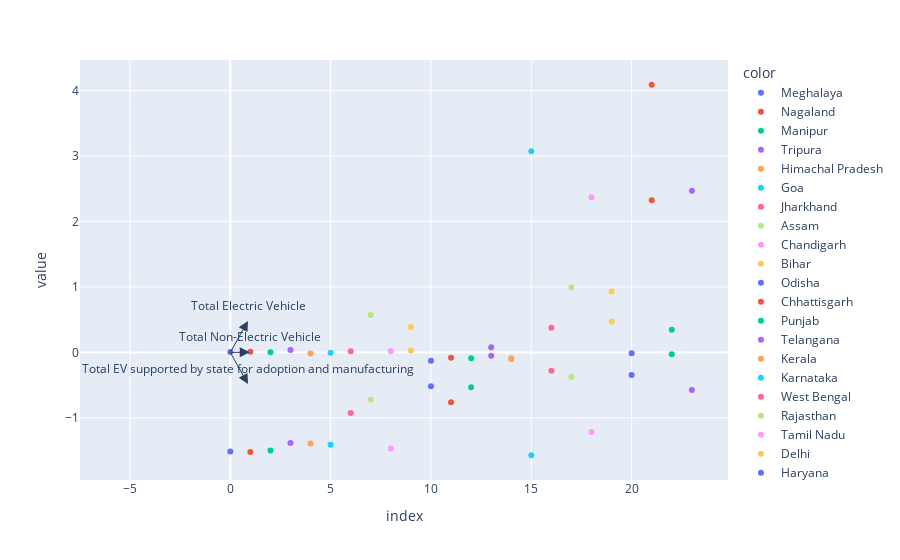
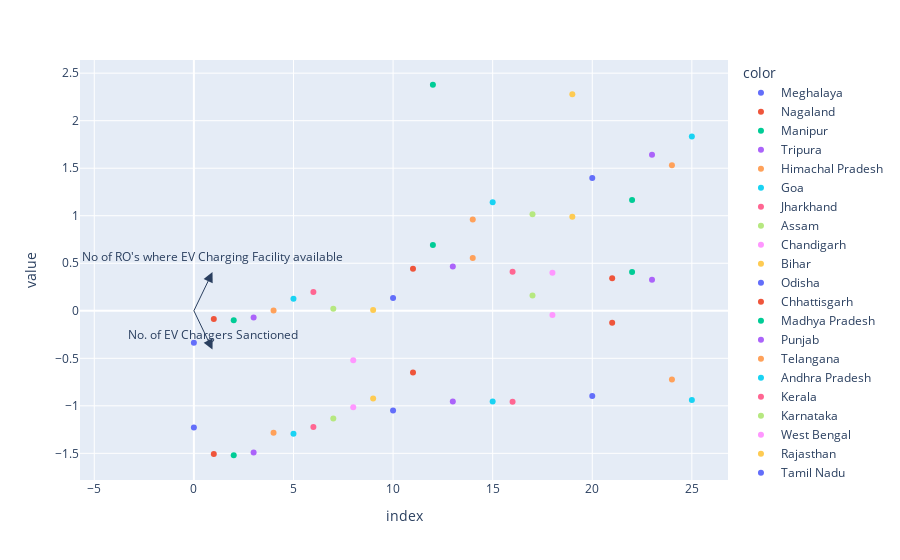
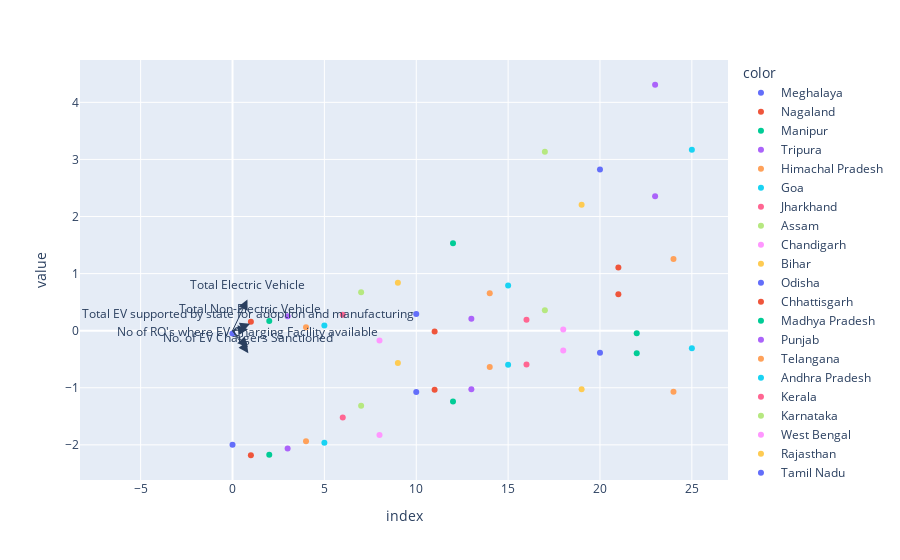

The cell these charts' notebook holds for them, in order:
### Code cell
do_pca_and_plot(df_ev_sale_subset)
do_pca_and_plot(df_charging_subset)
do_pca_and_plot(df_state_wise_subset)

print("done")

### Figure 1 — Plotly figure (JSON) as saved in the notebook; plotly's stock layout.template omitted (floating-point values rounded to 4 significant figures)
{"data": [{"hovertemplate": "color=Meghalaya<br>index=%{x}<br>value=%{y}<extra></extra>", "legendgroup": "Meghalaya", "marker": {"color": "#636efa", "symbol": "circle"}, "mode": "markers", "name": "Meghalaya", "orientation": "v", "showlegend": true, "type": "scatter", "x": [0, 0], "xaxis": "x", "y": [-1.515, 0.008143], "yaxis": "y"}, {"hovertemplate": "color=Nagaland<br>index=%{x}<br>value=%{y}<extra></extra>", "legendgroup": "Nagaland", "marker": {"color": "#EF553B", "symbol": "circle"}, "mode": "markers", "name": "Nagaland", "orientation": "v", "showlegend": true, "type": "scatter", "x": [1, 1], "xaxis": "x", "y": [-1.522, 0.009018], "yaxis": "y"}, {"hovertemplate": "color=Manipur<br>index=%{x}<br>value=%{y}<extra></extra>", "legendgroup": "Manipur", "marker": {"color": "#00cc96", "symbol": "circle"}, "mode": "markers", "name": "Manipur", "orientation": "v", "showlegend": true, "type": "scatter", "x": [2, 2], "xaxis": "x", "y": [-1.5, 0.002663], "yaxis": "y"}, {"hovertemplate": "color=Tripura<br>index=%{x}<br>value=%{y}<extra></extra>", "legendgroup": "Tripura", "marker": {"color": "#ab63fa", "symbol": "circle"}, "mode": "markers", "name": "Tripura", "orientation": "v", "showlegend": true, "type": "scatter", "x": [3, 3], "xaxis": "x", "y": [-1.385, 0.03683], "yaxis": "y"}, {"hovertemplate": "color=Himachal Pradesh<br>index=%{x}<br>value=%{y}<extra></extra>", "legendgroup": "Himachal Pradesh", "marker": {"color": "#FFA15A", "symbol": "circle"}, "mode": "markers", "name": "Himachal Pradesh", "orientation": "v", "showlegend": true, "type": "scatter", "x": [4, 4], "xaxis": "x", "y": [-1.393, -0.01638], "yaxis": "y"}, {"hovertemplate": "color=Goa<br>index=%{x}<br>value=%{y}<extra></extra>", "legendgroup": "Goa", "marker": {"color": "#19d3f3", "symbol": "circle"}, "mode": "markers", "name": "Goa", "orientation": "v", "showlegend": true, "type": "scatter", "x": [5, 5], "xaxis": "x", "y": [-1.412, -0.004289], "yaxis": "y"}, {"hovertemplate": "color=Jharkhand<br>index=%{x}<br>value=%{y}<extra></extra>", "legendgroup": "Jharkhand", "marker": {"color": "#FF6692", "symbol": "circle"}, "mode": "markers", "name": "Jharkhand", "orientation": "v", "showlegend": true, "type": "scatter", "x": [6, 6], "xaxis": "x", "y": [-0.9249, 0.0194], "yaxis": "y"}, {"hovertemplate": "color=Assam<br>index=%{x}<br>value=%{y}<extra></extra>", "legendgroup": "Assam", "marker": {"color": "#B6E880", "symbol": "circle"}, "mode": "markers", "name": "Assam", "orientation": "v", "showlegend": true, "type": "scatter", "x": [7, 7], "xaxis": "x", "y": [-0.7249, 0.5717], "yaxis": "y"}, {"hovertemplate": "color=Chandigarh<br>index=%{x}<br>value=%{y}<extra></extra>", "legendgroup": "Chandigarh", "marker": {"color": "#FF97FF", "symbol": "circle"}, "mode": "markers", "name": "Chandigarh", "orientation": "v", "showlegend": true, "type": "scatter", "x": [8, 8], "xaxis": "x", "y": [-1.468, 0.02324], "yaxis": "y"}, {"hovertemplate": "color=Bihar<br>index=%{x}<br>value=%{y}<extra></extra>", "legendgroup": "Bihar", "marker": {"color": "#FECB52", "symbol": "circle"}, "mode": "markers", "name": "Bihar", "orientation": "v", "showlegend": true, "type": "scatter", "x": [9, 9], "xaxis": "x", "y": [0.02875, 0.3891], "yaxis": "y"}, {"hovertemplate": "color=Odisha<br>index=%{x}<br>value=%{y}<extra></extra>", "legendgroup": "Odisha", "marker": {"color": "#636efa", "symbol": "circle"}, "mode": "markers", "name": "Odisha", "orientation": "v", "showlegend": true, "type": "scatter", "x": [10, 10], "xaxis": "x", "y": [-0.5175, -0.1284], "yaxis": "y"}, {"hovertemplate": "color=Chhattisgarh<br>index=%{x}<br>value=%{y}<extra></extra>", "legendgroup": "Chhattisgarh", "marker": {"color": "#EF553B", "symbol": "circle"}, "mode": "markers", "name": "Chhattisgarh", "orientation": "v", "showlegend": true, "type": "scatter", "x": [11, 11], "xaxis": "x", "y": [-0.7629, -0.08014], "yaxis": "y"}, {"hovertemplate": "color=Punjab<br>index=%{x}<br>value=%{y}<extra></extra>", "legendgroup": "Punjab", "marker": {"color": "#00cc96", "symbol": "circle"}, "mode": "markers", "name": "Punjab", "orientation": "v", "showlegend": true, "type": "scatter", "x": [12, 12], "xaxis": "x", "y": [-0.5317, -0.08923], "yaxis": "y"}, {"hovertemplate": "color=Telangana<br>index=%{x}<br>value=%{y}<extra></extra>", "legendgroup": "Telangana", "marker": {"color": "#ab63fa", "symbol": "circle"}, "mode": "markers", "name": "Telangana", "orientation": "v", "showlegend": true, "type": "scatter", "x": [13, 13], "xaxis": "x", "y": [0.07954, -0.05108], "yaxis": "y"}, {"hovertemplate": "color=Kerala<br>index=%{x}<br>value=%{y}<extra></extra>", "legendgroup": "Kerala", "marker": {"color": "#FFA15A", "symbol": "circle"}, "mode": "markers", "name": "Kerala", "orientation": "v", "showlegend": true, "type": "scatter", "x": [14, 14], "xaxis": "x", "y": [-0.1002, -0.08733], "yaxis": "y"}, {"hovertemplate": "color=Karnataka<br>index=%{x}<br>value=%{y}<extra></extra>", "legendgroup": "Karnataka", "marker": {"color": "#19d3f3", "symbol": "circle"}, "mode": "markers", "name": "Karnataka", "orientation": "v", "showlegend": true, "type": "scatter", "x": [15, 15], "xaxis": "x", "y": [3.075, -1.571], "yaxis": "y"}, {"hovertemplate": "color=West Bengal<br>index=%{x}<br>value=%{y}<extra></extra>", "legendgroup": "West Bengal", "marker": {"color": "#FF6692", "symbol": "circle"}, "mode": "markers", "name": "West Bengal", "orientation": "v", "showlegend": true, "type": "scatter", "x": [16, 16], "xaxis": "x", "y": [-0.2812, 0.3761], "yaxis": "y"}, {"hovertemplate": "color=Rajasthan<br>index=%{x}<br>value=%{y}<extra></extra>", "legendgroup": "Rajasthan", "marker": {"color": "#B6E880", "symbol": "circle"}, "mode": "markers", "name": "Rajasthan", "orientation": "v", "showlegend": true, "type": "scatter", "x": [17, 17], "xaxis": "x", "y": [0.992, -0.376], "yaxis": "y"}, {"hovertemplate": "color=Tamil Nadu<br>index=%{x}<br>value=%{y}<extra></extra>", "legendgroup": "Tamil Nadu", "marker": {"color": "#FF97FF", "symbol": "circle"}, "mode": "markers", "name": "Tamil Nadu", "orientation": "v", "showlegend": true, "type": "scatter", "x": [18, 18], "xaxis": "x", "y": [2.372, -1.215], "yaxis": "y"}, {"hovertemplate": "color=Delhi<br>index=%{x}<br>value=%{y}<extra></extra>", "legendgroup": "Delhi", "marker": {"color": "#FECB52", "symbol": "circle"}, "mode": "markers", "name": "Delhi", "orientation": "v", "showlegend": true, "type": "scatter", "x": [19, 19], "xaxis": "x", "y": [0.9315, 0.4729], "yaxis": "y"}, {"hovertemplate": "color=Haryana<br>index=%{x}<br>value=%{y}<extra></extra>", "legendgroup": "Haryana", "marker": {"color": "#636efa", "symbol": "circle"}, "mode": "markers", "name": "Haryana", "orientation": "v", "showlegend": true, "type": "scatter", "x": [20, 20], "xaxis": "x", "y": [-0.3456, -0.01279], "yaxis": "y"}, {"hovertemplate": "color=Uttar Pradesh<br>index=%{x}<br>value=%{y}<extra></extra>", "legendgroup": "Uttar Pradesh", "marker": {"color": "#EF553B", "symbol": "circle"}, "mode": "markers", "name": "Uttar Pradesh", "orientation": "v", "showlegend": true, "type": "scatter", "x": [21, 21], "xaxis": "x", "y": [4.089, 2.324], "yaxis": "y"}, {"hovertemplate": "color=Gujarat<br>index=%{x}<br>value=%{y}<extra></extra>", "legendgroup": "Gujarat", "marker": {"color": "#00cc96", "symbol": "circle"}, "mode": "markers", "name": "Gujarat", "orientation": "v", "showlegend": true, "type": "scatter", "x": [22, 22], "xaxis": "x", "y": [0.3482, -0.02626], "yaxis": "y"}, {"hovertemplate": "color=Maharashtra<br>index=%{x}<br>value=%{y}<extra></extra>", "legendgroup": "Maharashtra", "marker": {"color": "#ab63fa", "symbol": "circle"}, "mode": "markers", "name": "Maharashtra", "orientation": "v", "showlegend": true, "type": "scatter", "x": [23, 23], "xaxis": "x", "y": [2.469, -0.5748], "yaxis": "y"}], "layout": {"annotations": [{"arrowhead": 2, "arrowsize": 2, "ax": 0, "axref": "x", "ay": 0, "ayref": "y", "showarrow": true, "x": 0.8835, "xanchor": "right", "y": 0.4808, "yanchor": "top"}, {"ax": 0, "ay": 0, "text": "Total Electric Vehicle", "x": 0.8835, "xanchor": "center", "y": 0.4808, "yanchor": "bottom", "yshift": 5}, {"arrowhead": 2, "arrowsize": 2, "ax": 0, "axref": "x", "ay": 0, "ayref": "y", "showarrow": true, "x": 0.9694, "xanchor": "right", "y": 0.002272, "yanchor": "top"}, {"ax": 0, "ay": 0, "text": "Total Non-Electric Vehicle", "x": 0.9694, "xanchor": "center", "y": 0.002272, "yanchor": "bottom", "yshift": 5}, {"arrowhead": 2, "arrowsize": 2, "ax": 0, "axref": "x", "ay": 0, "ayref": "y", "showarrow": true, "x": 0.8823, "xanchor": "right", "y": -0.4839, "yanchor": "top"}, {"ax": 0, "ay": 0, "text": "Total EV supported by state for adoption and manufacturing", "x": 0.8823, "xanchor": "center", "y": -0.4839, "yanchor": "bottom", "yshift": 5}], "legend": {"title": {"text": "color"}, "tracegroupgap": 0}, "margin": {"t": 60}, "xaxis": {"anchor": "y", "domain": [0, 1], "title": {"text": "index"}}, "yaxis": {"anchor": "x", "domain": [0, 1], "title": {"text": "value"}}}}

### Figure 2 — Plotly figure (JSON) as saved in the notebook; plotly's stock layout.template omitted (floating-point values rounded to 4 significant figures)
{"data": [{"hovertemplate": "color=Meghalaya<br>index=%{x}<br>value=%{y}<extra></extra>", "legendgroup": "Meghalaya", "marker": {"color": "#636efa", "symbol": "circle"}, "mode": "markers", "name": "Meghalaya", "orientation": "v", "showlegend": true, "type": "scatter", "x": [0, 0], "xaxis": "x", "y": [-1.227, -0.3362], "yaxis": "y"}, {"hovertemplate": "color=Nagaland<br>index=%{x}<br>value=%{y}<extra></extra>", "legendgroup": "Nagaland", "marker": {"color": "#EF553B", "symbol": "circle"}, "mode": "markers", "name": "Nagaland", "orientation": "v", "showlegend": true, "type": "scatter", "x": [1, 1], "xaxis": "x", "y": [-1.506, -0.08598], "yaxis": "y"}, {"hovertemplate": "color=Manipur<br>index=%{x}<br>value=%{y}<extra></extra>", "legendgroup": "Manipur", "marker": {"color": "#00cc96", "symbol": "circle"}, "mode": "markers", "name": "Manipur", "orientation": "v", "showlegend": true, "type": "scatter", "x": [2, 2], "xaxis": "x", "y": [-1.52, -0.1001], "yaxis": "y"}, {"hovertemplate": "color=Tripura<br>index=%{x}<br>value=%{y}<extra></extra>", "legendgroup": "Tripura", "marker": {"color": "#ab63fa", "symbol": "circle"}, "mode": "markers", "name": "Tripura", "orientation": "v", "showlegend": true, "type": "scatter", "x": [3, 3], "xaxis": "x", "y": [-1.492, -0.07186], "yaxis": "y"}, {"hovertemplate": "color=Himachal Pradesh<br>index=%{x}<br>value=%{y}<extra></extra>", "legendgroup": "Himachal Pradesh", "marker": {"color": "#FFA15A", "symbol": "circle"}, "mode": "markers", "name": "Himachal Pradesh", "orientation": "v", "showlegend": true, "type": "scatter", "x": [4, 4], "xaxis": "x", "y": [-1.285, 0.003318], "yaxis": "y"}, {"hovertemplate": "color=Goa<br>index=%{x}<br>value=%{y}<extra></extra>", "legendgroup": "Goa", "marker": {"color": "#19d3f3", "symbol": "circle"}, "mode": "markers", "name": "Goa", "orientation": "v", "showlegend": true, "type": "scatter", "x": [5, 5], "xaxis": "x", "y": [-1.294, 0.1259], "yaxis": "y"}, {"hovertemplate": "color=Jharkhand<br>index=%{x}<br>value=%{y}<extra></extra>", "legendgroup": "Jharkhand", "marker": {"color": "#FF6692", "symbol": "circle"}, "mode": "markers", "name": "Jharkhand", "orientation": "v", "showlegend": true, "type": "scatter", "x": [6, 6], "xaxis": "x", "y": [-1.223, 0.1966], "yaxis": "y"}, {"hovertemplate": "color=Assam<br>index=%{x}<br>value=%{y}<extra></extra>", "legendgroup": "Assam", "marker": {"color": "#B6E880", "symbol": "circle"}, "mode": "markers", "name": "Assam", "orientation": "v", "showlegend": true, "type": "scatter", "x": [7, 7], "xaxis": "x", "y": [-1.134, 0.02198], "yaxis": "y"}, {"hovertemplate": "color=Chandigarh<br>index=%{x}<br>value=%{y}<extra></extra>", "legendgroup": "Chandigarh", "marker": {"color": "#FF97FF", "symbol": "circle"}, "mode": "markers", "name": "Chandigarh", "orientation": "v", "showlegend": true, "type": "scatter", "x": [8, 8], "xaxis": "x", "y": [-1.015, -0.5204], "yaxis": "y"}, {"hovertemplate": "color=Bihar<br>index=%{x}<br>value=%{y}<extra></extra>", "legendgroup": "Bihar", "marker": {"color": "#FECB52", "symbol": "circle"}, "mode": "markers", "name": "Bihar", "orientation": "v", "showlegend": true, "type": "scatter", "x": [9, 9], "xaxis": "x", "y": [-0.9224, 0.008511], "yaxis": "y"}, {"hovertemplate": "color=Odisha<br>index=%{x}<br>value=%{y}<extra></extra>", "legendgroup": "Odisha", "marker": {"color": "#636efa", "symbol": "circle"}, "mode": "markers", "name": "Odisha", "orientation": "v", "showlegend": true, "type": "scatter", "x": [10, 10], "xaxis": "x", "y": [-1.048, 0.1341], "yaxis": "y"}, {"hovertemplate": "color=Chhattisgarh<br>index=%{x}<br>value=%{y}<extra></extra>", "legendgroup": "Chhattisgarh", "marker": {"color": "#EF553B", "symbol": "circle"}, "mode": "markers", "name": "Chhattisgarh", "orientation": "v", "showlegend": true, "type": "scatter", "x": [11, 11], "xaxis": "x", "y": [-0.6485, 0.441], "yaxis": "y"}, {"hovertemplate": "color=Madhya Pradesh<br>index=%{x}<br>value=%{y}<extra></extra>", "legendgroup": "Madhya Pradesh", "marker": {"color": "#00cc96", "symbol": "circle"}, "mode": "markers", "name": "Madhya Pradesh", "orientation": "v", "showlegend": true, "type": "scatter", "x": [12, 12], "xaxis": "x", "y": [2.378, 0.6917], "yaxis": "y"}, {"hovertemplate": "color=Punjab<br>index=%{x}<br>value=%{y}<extra></extra>", "legendgroup": "Punjab", "marker": {"color": "#ab63fa", "symbol": "circle"}, "mode": "markers", "name": "Punjab", "orientation": "v", "showlegend": true, "type": "scatter", "x": [13, 13], "xaxis": "x", "y": [-0.955, 0.465], "yaxis": "y"}, {"hovertemplate": "color=Telangana<br>index=%{x}<br>value=%{y}<extra></extra>", "legendgroup": "Telangana", "marker": {"color": "#FFA15A", "symbol": "circle"}, "mode": "markers", "name": "Telangana", "orientation": "v", "showlegend": true, "type": "scatter", "x": [14, 14], "xaxis": "x", "y": [0.96, 0.5559], "yaxis": "y"}, {"hovertemplate": "color=Andhra Pradesh<br>index=%{x}<br>value=%{y}<extra></extra>", "legendgroup": "Andhra Pradesh", "marker": {"color": "#19d3f3", "symbol": "circle"}, "mode": "markers", "name": "Andhra Pradesh", "orientation": "v", "showlegend": true, "type": "scatter", "x": [15, 15], "xaxis": "x", "y": [1.142, -0.9541], "yaxis": "y"}, {"hovertemplate": "color=Kerala<br>index=%{x}<br>value=%{y}<extra></extra>", "legendgroup": "Kerala", "marker": {"color": "#FF6692", "symbol": "circle"}, "mode": "markers", "name": "Kerala", "orientation": "v", "showlegend": true, "type": "scatter", "x": [16, 16], "xaxis": "x", "y": [0.4113, -0.9579], "yaxis": "y"}, {"hovertemplate": "color=Karnataka<br>index=%{x}<br>value=%{y}<extra></extra>", "legendgroup": "Karnataka", "marker": {"color": "#B6E880", "symbol": "circle"}, "mode": "markers", "name": "Karnataka", "orientation": "v", "showlegend": true, "type": "scatter", "x": [17, 17], "xaxis": "x", "y": [1.015, 0.1616], "yaxis": "y"}, {"hovertemplate": "color=West Bengal<br>index=%{x}<br>value=%{y}<extra></extra>", "legendgroup": "West Bengal", "marker": {"color": "#FF97FF", "symbol": "circle"}, "mode": "markers", "name": "West Bengal", "orientation": "v", "showlegend": true, "type": "scatter", "x": [18, 18], "xaxis": "x", "y": [0.4007, -0.04317], "yaxis": "y"}, {"hovertemplate": "color=Rajasthan<br>index=%{x}<br>value=%{y}<extra></extra>", "legendgroup": "Rajasthan", "marker": {"color": "#FECB52", "symbol": "circle"}, "mode": "markers", "name": "Rajasthan", "orientation": "v", "showlegend": true, "type": "scatter", "x": [19, 19], "xaxis": "x", "y": [2.279, 0.9889], "yaxis": "y"}, {"hovertemplate": "color=Tamil Nadu<br>index=%{x}<br>value=%{y}<extra></extra>", "legendgroup": "Tamil Nadu", "marker": {"color": "#636efa", "symbol": "circle"}, "mode": "markers", "name": "Tamil Nadu", "orientation": "v", "showlegend": true, "type": "scatter", "x": [20, 20], "xaxis": "x", "y": [1.397, -0.8979], "yaxis": "y"}, {"hovertemplate": "color=Delhi<br>index=%{x}<br>value=%{y}<extra></extra>", "legendgroup": "Delhi", "marker": {"color": "#EF553B", "symbol": "circle"}, "mode": "markers", "name": "Delhi", "orientation": "v", "showlegend": true, "type": "scatter", "x": [21, 21], "xaxis": "x", "y": [-0.126, 0.3422], "yaxis": "y"}, {"hovertemplate": "color=Haryana<br>index=%{x}<br>value=%{y}<extra></extra>", "legendgroup": "Haryana", "marker": {"color": "#00cc96", "symbol": "circle"}, "mode": "markers", "name": "Haryana", "orientation": "v", "showlegend": true, "type": "scatter", "x": [22, 22], "xaxis": "x", "y": [0.4067, 1.166], "yaxis": "y"}, {"hovertemplate": "color=Uttar Pradesh<br>index=%{x}<br>value=%{y}<extra></extra>", "legendgroup": "Uttar Pradesh", "marker": {"color": "#ab63fa", "symbol": "circle"}, "mode": "markers", "name": "Uttar Pradesh", "orientation": "v", "showlegend": true, "type": "scatter", "x": [23, 23], "xaxis": "x", "y": [1.642, 0.3258], "yaxis": "y"}, {"hovertemplate": "color=Gujarat<br>index=%{x}<br>value=%{y}<extra></extra>", "legendgroup": "Gujarat", "marker": {"color": "#FFA15A", "symbol": "circle"}, "mode": "markers", "name": "Gujarat", "orientation": "v", "showlegend": true, "type": "scatter", "x": [24, 24], "xaxis": "x", "y": [1.532, -0.7226], "yaxis": "y"}, {"hovertemplate": "color=Maharashtra<br>index=%{x}<br>value=%{y}<extra></extra>", "legendgroup": "Maharashtra", "marker": {"color": "#19d3f3", "symbol": "circle"}, "mode": "markers", "name": "Maharashtra", "orientation": "v", "showlegend": true, "type": "scatter", "x": [25, 25], "xaxis": "x", "y": [1.832, -0.938], "yaxis": "y"}], "layout": {"annotations": [{"arrowhead": 2, "arrowsize": 2, "ax": 0, "axref": "x", "ay": 0, "ayref": "y", "showarrow": true, "x": 0.9349, "xanchor": "right", "y": -0.4075, "yanchor": "top"}, {"ax": 0, "ay": 0, "text": "No. of EV Chargers Sanctioned", "x": 0.9349, "xanchor": "center", "y": -0.4075, "yanchor": "bottom", "yshift": 5}, {"arrowhead": 2, "arrowsize": 2, "ax": 0, "axref": "x", "ay": 0, "ayref": "y", "showarrow": true, "x": 0.9349, "xanchor": "right", "y": 0.4075, "yanchor": "top"}, {"ax": 0, "ay": 0, "text": "No of RO's where EV Charging Facility available", "x": 0.9349, "xanchor": "center", "y": 0.4075, "yanchor": "bottom", "yshift": 5}], "legend": {"title": {"text": "color"}, "tracegroupgap": 0}, "margin": {"t": 60}, "xaxis": {"anchor": "y", "domain": [0, 1], "title": {"text": "index"}}, "yaxis": {"anchor": "x", "domain": [0, 1], "title": {"text": "value"}}}}

### Figure 3 — Plotly figure (JSON) as saved in the notebook; plotly's stock layout.template omitted (floating-point values rounded to 4 significant figures)
{"data": [{"hovertemplate": "color=Meghalaya<br>index=%{x}<br>value=%{y}<extra></extra>", "legendgroup": "Meghalaya", "marker": {"color": "#636efa", "symbol": "circle"}, "mode": "markers", "name": "Meghalaya", "orientation": "v", "showlegend": true, "type": "scatter", "x": [0, 0], "xaxis": "x", "y": [-2.0, -0.04915], "yaxis": "y"}, {"hovertemplate": "color=Nagaland<br>index=%{x}<br>value=%{y}<extra></extra>", "legendgroup": "Nagaland", "marker": {"color": "#EF553B", "symbol": "circle"}, "mode": "markers", "name": "Nagaland", "orientation": "v", "showlegend": true, "type": "scatter", "x": [1, 1], "xaxis": "x", "y": [-2.182, 0.1549], "yaxis": "y"}, {"hovertemplate": "color=Manipur<br>index=%{x}<br>value=%{y}<extra></extra>", "legendgroup": "Manipur", "marker": {"color": "#00cc96", "symbol": "circle"}, "mode": "markers", "name": "Manipur", "orientation": "v", "showlegend": true, "type": "scatter", "x": [2, 2], "xaxis": "x", "y": [-2.173, 0.1714], "yaxis": "y"}, {"hovertemplate": "color=Tripura<br>index=%{x}<br>value=%{y}<extra></extra>", "legendgroup": "Tripura", "marker": {"color": "#ab63fa", "symbol": "circle"}, "mode": "markers", "name": "Tripura", "orientation": "v", "showlegend": true, "type": "scatter", "x": [3, 3], "xaxis": "x", "y": [-2.064, 0.2516], "yaxis": "y"}, {"hovertemplate": "color=Himachal Pradesh<br>index=%{x}<br>value=%{y}<extra></extra>", "legendgroup": "Himachal Pradesh", "marker": {"color": "#FFA15A", "symbol": "circle"}, "mode": "markers", "name": "Himachal Pradesh", "orientation": "v", "showlegend": true, "type": "scatter", "x": [4, 4], "xaxis": "x", "y": [-1.938, 0.0587], "yaxis": "y"}, {"hovertemplate": "color=Goa<br>index=%{x}<br>value=%{y}<extra></extra>", "legendgroup": "Goa", "marker": {"color": "#19d3f3", "symbol": "circle"}, "mode": "markers", "name": "Goa", "orientation": "v", "showlegend": true, "type": "scatter", "x": [5, 5], "xaxis": "x", "y": [-1.963, 0.09191], "yaxis": "y"}, {"hovertemplate": "color=Jharkhand<br>index=%{x}<br>value=%{y}<extra></extra>", "legendgroup": "Jharkhand", "marker": {"color": "#FF6692", "symbol": "circle"}, "mode": "markers", "name": "Jharkhand", "orientation": "v", "showlegend": true, "type": "scatter", "x": [6, 6], "xaxis": "x", "y": [-1.519, 0.279], "yaxis": "y"}, {"hovertemplate": "color=Assam<br>index=%{x}<br>value=%{y}<extra></extra>", "legendgroup": "Assam", "marker": {"color": "#B6E880", "symbol": "circle"}, "mode": "markers", "name": "Assam", "orientation": "v", "showlegend": true, "type": "scatter", "x": [7, 7], "xaxis": "x", "y": [-1.313, 0.6733], "yaxis": "y"}, {"hovertemplate": "color=Chandigarh<br>index=%{x}<br>value=%{y}<extra></extra>", "legendgroup": "Chandigarh", "marker": {"color": "#FF97FF", "symbol": "circle"}, "mode": "markers", "name": "Chandigarh", "orientation": "v", "showlegend": true, "type": "scatter", "x": [8, 8], "xaxis": "x", "y": [-1.828, -0.1715], "yaxis": "y"}, {"hovertemplate": "color=Bihar<br>index=%{x}<br>value=%{y}<extra></extra>", "legendgroup": "Bihar", "marker": {"color": "#FECB52", "symbol": "circle"}, "mode": "markers", "name": "Bihar", "orientation": "v", "showlegend": true, "type": "scatter", "x": [9, 9], "xaxis": "x", "y": [-0.5646, 0.8377], "yaxis": "y"}, {"hovertemplate": "color=Odisha<br>index=%{x}<br>value=%{y}<extra></extra>", "legendgroup": "Odisha", "marker": {"color": "#636efa", "symbol": "circle"}, "mode": "markers", "name": "Odisha", "orientation": "v", "showlegend": true, "type": "scatter", "x": [10, 10], "xaxis": "x", "y": [-1.074, 0.2909], "yaxis": "y"}, {"hovertemplate": "color=Chhattisgarh<br>index=%{x}<br>value=%{y}<extra></extra>", "legendgroup": "Chhattisgarh", "marker": {"color": "#EF553B", "symbol": "circle"}, "mode": "markers", "name": "Chhattisgarh", "orientation": "v", "showlegend": true, "type": "scatter", "x": [11, 11], "xaxis": "x", "y": [-1.033, -0.01507], "yaxis": "y"}, {"hovertemplate": "color=Madhya Pradesh<br>index=%{x}<br>value=%{y}<extra></extra>", "legendgroup": "Madhya Pradesh", "marker": {"color": "#00cc96", "symbol": "circle"}, "mode": "markers", "name": "Madhya Pradesh", "orientation": "v", "showlegend": true, "type": "scatter", "x": [12, 12], "xaxis": "x", "y": [1.533, -1.239], "yaxis": "y"}, {"hovertemplate": "color=Punjab<br>index=%{x}<br>value=%{y}<extra></extra>", "legendgroup": "Punjab", "marker": {"color": "#ab63fa", "symbol": "circle"}, "mode": "markers", "name": "Punjab", "orientation": "v", "showlegend": true, "type": "scatter", "x": [13, 13], "xaxis": "x", "y": [-1.026, 0.2083], "yaxis": "y"}, {"hovertemplate": "color=Telangana<br>index=%{x}<br>value=%{y}<extra></extra>", "legendgroup": "Telangana", "marker": {"color": "#FFA15A", "symbol": "circle"}, "mode": "markers", "name": "Telangana", "orientation": "v", "showlegend": true, "type": "scatter", "x": [14, 14], "xaxis": "x", "y": [0.6558, -0.6377], "yaxis": "y"}, {"hovertemplate": "color=Andhra Pradesh<br>index=%{x}<br>value=%{y}<extra></extra>", "legendgroup": "Andhra Pradesh", "marker": {"color": "#19d3f3", "symbol": "circle"}, "mode": "markers", "name": "Andhra Pradesh", "orientation": "v", "showlegend": true, "type": "scatter", "x": [15, 15], "xaxis": "x", "y": [0.7899, -0.5963], "yaxis": "y"}, {"hovertemplate": "color=Kerala<br>index=%{x}<br>value=%{y}<extra></extra>", "legendgroup": "Kerala", "marker": {"color": "#FF6692", "symbol": "circle"}, "mode": "markers", "name": "Kerala", "orientation": "v", "showlegend": true, "type": "scatter", "x": [16, 16], "xaxis": "x", "y": [0.1925, -0.5939], "yaxis": "y"}, {"hovertemplate": "color=Karnataka<br>index=%{x}<br>value=%{y}<extra></extra>", "legendgroup": "Karnataka", "marker": {"color": "#B6E880", "symbol": "circle"}, "mode": "markers", "name": "Karnataka", "orientation": "v", "showlegend": true, "type": "scatter", "x": [17, 17], "xaxis": "x", "y": [3.133, 0.3574], "yaxis": "y"}, {"hovertemplate": "color=West Bengal<br>index=%{x}<br>value=%{y}<extra></extra>", "legendgroup": "West Bengal", "marker": {"color": "#FF97FF", "symbol": "circle"}, "mode": "markers", "name": "West Bengal", "orientation": "v", "showlegend": true, "type": "scatter", "x": [18, 18], "xaxis": "x", "y": [0.01996, -0.3486], "yaxis": "y"}, {"hovertemplate": "color=Rajasthan<br>index=%{x}<br>value=%{y}<extra></extra>", "legendgroup": "Rajasthan", "marker": {"color": "#FECB52", "symbol": "circle"}, "mode": "markers", "name": "Rajasthan", "orientation": "v", "showlegend": true, "type": "scatter", "x": [19, 19], "xaxis": "x", "y": [2.207, -1.024], "yaxis": "y"}, {"hovertemplate": "color=Tamil Nadu<br>index=%{x}<br>value=%{y}<extra></extra>", "legendgroup": "Tamil Nadu", "marker": {"color": "#636efa", "symbol": "circle"}, "mode": "markers", "name": "Tamil Nadu", "orientation": "v", "showlegend": true, "type": "scatter", "x": [20, 20], "xaxis": "x", "y": [2.825, -0.3885], "yaxis": "y"}, {"hovertemplate": "color=Delhi<br>index=%{x}<br>value=%{y}<extra></extra>", "legendgroup": "Delhi", "marker": {"color": "#EF553B", "symbol": "circle"}, "mode": "markers", "name": "Delhi", "orientation": "v", "showlegend": true, "type": "scatter", "x": [21, 21], "xaxis": "x", "y": [0.6381, 1.107], "yaxis": "y"}, {"hovertemplate": "color=Haryana<br>index=%{x}<br>value=%{y}<extra></extra>", "legendgroup": "Haryana", "marker": {"color": "#00cc96", "symbol": "circle"}, "mode": "markers", "name": "Haryana", "orientation": "v", "showlegend": true, "type": "scatter", "x": [22, 22], "xaxis": "x", "y": [-0.04558, -0.3956], "yaxis": "y"}, {"hovertemplate": "color=Uttar Pradesh<br>index=%{x}<br>value=%{y}<extra></extra>", "legendgroup": "Uttar Pradesh", "marker": {"color": "#ab63fa", "symbol": "circle"}, "mode": "markers", "name": "Uttar Pradesh", "orientation": "v", "showlegend": true, "type": "scatter", "x": [23, 23], "xaxis": "x", "y": [4.308, 2.355], "yaxis": "y"}, {"hovertemplate": "color=Gujarat<br>index=%{x}<br>value=%{y}<extra></extra>", "legendgroup": "Gujarat", "marker": {"color": "#FFA15A", "symbol": "circle"}, "mode": "markers", "name": "Gujarat", "orientation": "v", "showlegend": true, "type": "scatter", "x": [24, 24], "xaxis": "x", "y": [1.254, -1.068], "yaxis": "y"}, {"hovertemplate": "color=Maharashtra<br>index=%{x}<br>value=%{y}<extra></extra>", "legendgroup": "Maharashtra", "marker": {"color": "#19d3f3", "symbol": "circle"}, "mode": "markers", "name": "Maharashtra", "orientation": "v", "showlegend": true, "type": "scatter", "x": [25, 25], "xaxis": "x", "y": [3.167, -0.3095], "yaxis": "y"}], "layout": {"annotations": [{"arrowhead": 2, "arrowsize": 2, "ax": 0, "axref": "x", "ay": 0, "ayref": "y", "showarrow": true, "x": 0.8642, "xanchor": "right", "y": -0.3935, "yanchor": "top"}, {"ax": 0, "ay": 0, "text": "No. of EV Chargers Sanctioned", "x": 0.8642, "xanchor": "center", "y": -0.3935, "yanchor": "bottom", "yshift": 5}, {"arrowhead": 2, "arrowsize": 2, "ax": 0, "axref": "x", "ay": 0, "ayref": "y", "showarrow": true, "x": 0.8303, "xanchor": "right", "y": -0.2901, "yanchor": "top"}, {"ax": 0, "ay": 0, "text": "No of RO's where EV Charging Facility available", "x": 0.8303, "xanchor": "center", "y": -0.2901, "yanchor": "bottom", "yshift": 5}, {"arrowhead": 2, "arrowsize": 2, "ax": 0, "axref": "x", "ay": 0, "ayref": "y", "showarrow": true, "x": 0.8125, "xanchor": "right", "y": 0.5449, "yanchor": "top"}, {"ax": 0, "ay": 0, "text": "Total Electric Vehicle", "x": 0.8125, "xanchor": "center", "y": 0.5449, "yanchor": "bottom", "yshift": 5}, {"arrowhead": 2, "arrowsize": 2, "ax": 0, "axref": "x", "ay": 0, "ayref": "y", "showarrow": true, "x": 0.9558, "xanchor": "right", "y": 0.1222, "yanchor": "top"}, {"ax": 0, "ay": 0, "text": "Total Non-Electric Vehicle", "x": 0.9558, "xanchor": "center", "y": 0.1222, "yanchor": "bottom", "yshift": 5}, {"arrowhead": 2, "arrowsize": 2, "ax": 0, "axref": "x", "ay": 0, "ayref": "y", "showarrow": true, "x": 0.8428, "xanchor": "right", "y": 0.02544, "yanchor": "top"}, {"ax": 0, "ay": 0, "text": "Total EV supported by state for adoption and manufacturing", "x": 0.8428, "xanchor": "center", "y": 0.02544, "yanchor": "bottom", "yshift": 5}], "legend": {"title": {"text": "color"}, "tracegroupgap": 0}, "margin": {"t": 60}, "xaxis": {"anchor": "y", "domain": [0, 1], "title": {"text": "index"}}, "yaxis": {"anchor": "x", "domain": [0, 1], "title": {"text": "value"}}}}
